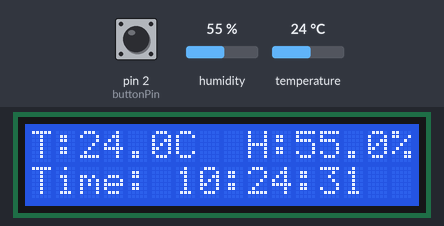
Bench run of a sketch on a simulated Arduino Uno, built with avr-gcc and run on an emulated ATmega328P. Shown: 16×2 character LCD. Inputs (shaded band) come from the test bench; at power-on: pin 2 (buttonPin) LOW, humidity 55 %, temperature 24 °C. The local clock reads 2024-03-15 10:24:30 at power-on unless the sketch sets it.

Above: at 1.2 s.
1.3 s: pin 2 (buttonPin) pulled HIGH for 0.15 s
At 2.6 s:
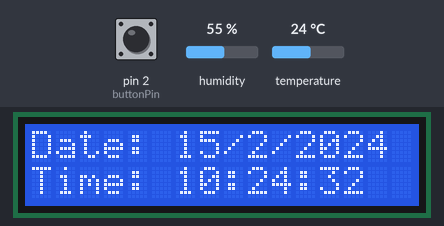
4.4 s: pin 2 (buttonPin) pulled HIGH for 1 s
At 5.3 s:
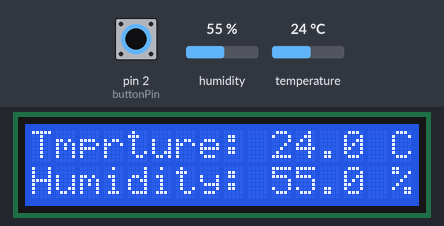
6.9 s: humidity set to 22 %
At 7.9 s:
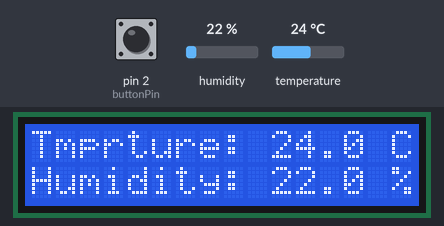
8.4 s: temperature set to 12 °C
At 9.6 s:
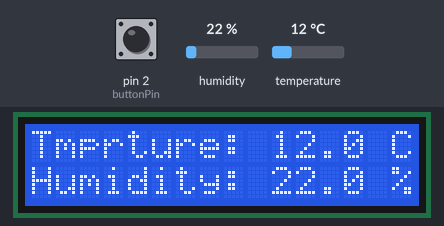
9.9 s: humidity set to 40 %
At 10.2 s:
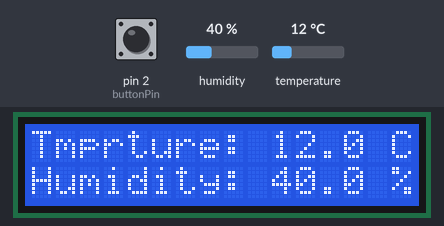
11.4 s: temperature set to 19 °C
At 12.1 s:
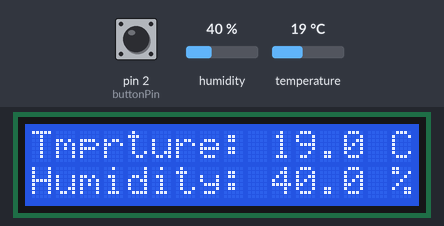
Timing chart, 0 to 13.9 s (numbered marks = the images above; inputs shaded):
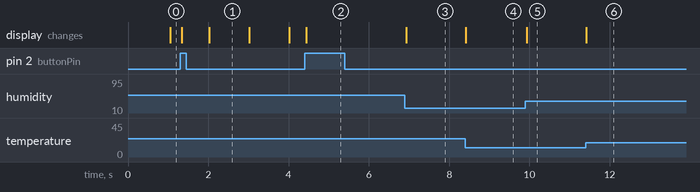

Measured:
- after the input at 1.3 s, the display: first changes at once (image 1 shows a later state)
- after the input at 4.4 s, the display: changes at once (image 2)
- after the input at 6.9 s, the display: changes at once (image 3)
- after the input at 8.4 s, the display: changes at once (image 4)
- after the input at 9.9 s, the display: changes at once (image 5)
- after the input at 11.4 s, the display: changes at once (image 6)
- what the display in image 1 shows lasts 1.0 s, from 2.0 s to 3.0 s

The sketch:

DeskClock.ino
```cpp
// Kerem DÖLEKSÖZ

// Libraries used for various functionalities
#include <LiquidCrystal.h>  // Library for controlling LCD displays
#include <dht11.h>           // Library for DHT11 temperature and humidity sensor
#include <DS3231.h>          // Library for DS3231 real-time clock
#include <Wire.h>            // Library for communication

// Initialize a LiquidCrystal object for controlling the LCD display
LiquidCrystal lcd(8, 7, 6, 5, 4, 3);  // Pins used for the LCD display

// Define the pin to which the DHT11 sensor is connected
#define DHT11PIN 11
const int buttonPin = 2;  // Pin used for the button

dht11 DHT11;    // Create an instance of the dht11 class for DHT11 sensor
DS3231 myRTC;   // Create an instance of the DS3231 class for RTC (Real-Time Clock)

// Variables for clock formatting
bool h12Flag;   // Flag for 12-hour clock format
bool pmFlag;    // Flag for AM/PM
bool century = false; // Flag for century format

int lastSeconds = 0;    // Store the last recorded seconds
volatile int counter = 0;   // Counter for button presses
int lastCounter = 0;    // Store the last counted button press
volatile unsigned long millisTemp;  // Store current millis() value
volatile unsigned long millisAnchor = 0;  // Store the last millis() value for button debounce

// Setup function - runs once when the device starts up
void setup() {
  Serial.begin(9600);   // Initialize serial communication
  lcd.begin(16, 2);     // Initialize the LCD display
  Wire.begin();         // Initialize the communication
  pinMode(buttonPin, INPUT);  // Set the button pin as input
  attachInterrupt(digitalPinToInterrupt(buttonPin), button, RISING); // Attach interrupt for button press
  myRTC.setMonth(2);    // Set the month for RTC
  myRTC.setClockMode(false);  // Set clock mode for RTC
}

// Loop function - runs continuously after setup
void loop() {
  millisTemp = millis();  // Get current millis() value

  // Check if the button counter has changed
  if (lastCounter != counter) {
    lcd.clear();  // Clear the LCD display
    lastCounter = counter;  // Update the last counter value
  }

  // Determine the action based on the value of counter
  int div = counter % 3;
  if (div == 1) {
    timeExtended();  // Display extended time information
  } else if (div == 2) {
    temperatureExtended();  // Display extended temperature information
  } else if (div == 0) {
    temperatureAndtime();   // Display both temperature and time
  }
}

// Function to display temperature and time on the LCD
void temperatureAndtime() {
  int seconds = myRTC.getSecond();  // Get seconds from RTC
  int hours = myRTC.getHour(h12Flag, pmFlag);  // Get hours from RTC
  int minutes = myRTC.getMinute();  // Get minutes from RTC

  // Set the cursor to the top left corner of the LCD
  lcd.home();

  // Read data from the DHT11 sensor
  int chk = DHT11.read(DHT11PIN);

  // Display temperature
  lcd.setCursor(0, 0);
  lcd.print("T:");
  lcd.setCursor(2, 0);
  lcd.print((double)DHT11.temperature, 1);
  lcd.setCursor(6, 0);
  lcd.print("C");

  // Display humidity
  lcd.setCursor(9, 0);
  lcd.print("H:");
  lcd.setCursor(11, 0);
  lcd.print((float)DHT11.humidity, 1);
  lcd.setCursor(15, 0);
  lcd.print("%");

  // If seconds changed, display time
  if (seconds != lastSeconds) {
    lcd.setCursor(0, 1);
    lcd.print("Time:");
    lcd.setCursor(6, 1);
    if (hours < 10) {
      lcd.print("0");
    }
    lcd.print(hours, DEC);
    lcd.print(":");
    lcd.setCursor(9, 1);
    if (minutes < 10) {
      lcd.print("0");
    }
    lcd.print(minutes, DEC);
    lcd.print(":");
    lcd.setCursor(12, 1);
    if (seconds < 10) {
      lcd.print("0");
    }
    lcd.print(seconds, DEC);
    lastSeconds = seconds;  // Update last seconds
  }
}

// Function to display extended temperature information on the LCD
void temperatureExtended() {
  lcd.home();

  // Read data from the DHT11 sensor
  int chk = DHT11.read(DHT11PIN);

  // Display temperature
  lcd.setCursor(0, 0);
  lcd.print("Tmprture:");
  lcd.setCursor(10, 0);
  lcd.print((double)DHT11.temperature, 1);
  lcd.setCursor(15, 0);
  lcd.print("C");

  // Display humidity
  lcd.setCursor(0, 1);
  lcd.print("Humidity:");
  lcd.setCursor(10, 1);
  lcd.print((float)DHT11.humidity, 1);
  lcd.setCursor(15, 1);
  lcd.print("%");
}

// Function to display extended time information on the LCD
void timeExtended() {
  int seconds = myRTC.getSecond();  // Get seconds from RTC
  int hours = myRTC.getHour(h12Flag, pmFlag);  // Get hours from RTC
  int minutes = myRTC.getMinute();  // Get minutes from RTC

  // If seconds changed, display time
  if (seconds != lastSeconds) {
    lcd.setCursor(0, 1);
    lcd.print("Time:");
    lcd.setCursor(6, 1);
    if (hours < 10) {
      lcd.print("0");
    }
    lcd.print(hours, DEC);
    lcd.print(":");
    lcd.setCursor(9, 1);
    if (minutes < 10) {
      lcd.print("0");
    }
    lcd.print(minutes, DEC);
    lcd.print(":");
    lcd.setCursor(12, 1);
    if (seconds < 10) {
      lcd.print("0");
    }
    lcd.print(seconds, DEC);
    lastSeconds = seconds;  // Update last seconds
  }

  // Display date
  lcd.setCursor(0, 0);
  lcd.print("Date: ");
  lcd.print(myRTC.getDate());
  lcd.print("/");
  lcd.setCursor(9, 0);
  lcd.print(myRTC.getMonth(century), DEC);
  lcd.print("/");
  lcd.setCursor(11, 0);
  lcd.print("20");
  lcd.print(myRTC.getYear());
  lcd.setCursor(16, 0);
  lcd.print(" ");
}

// Interrupt service routine for button press
void button() {
  // Button debounce - increase counter if debounce time has passed
  if ((millisTemp - millisAnchor) >= 300) {
    counter++;  // Increase counter
    millisAnchor = millisTemp;  // Update millisAnchor
  }
}
```
